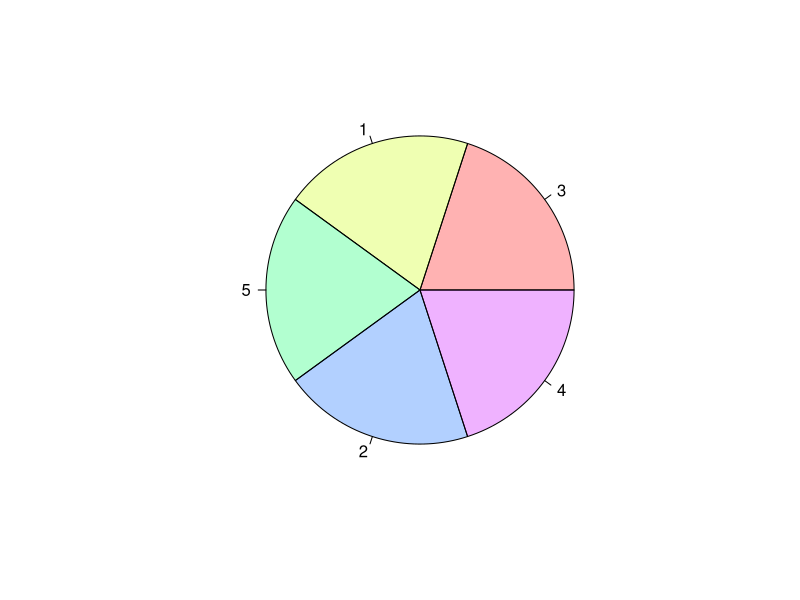
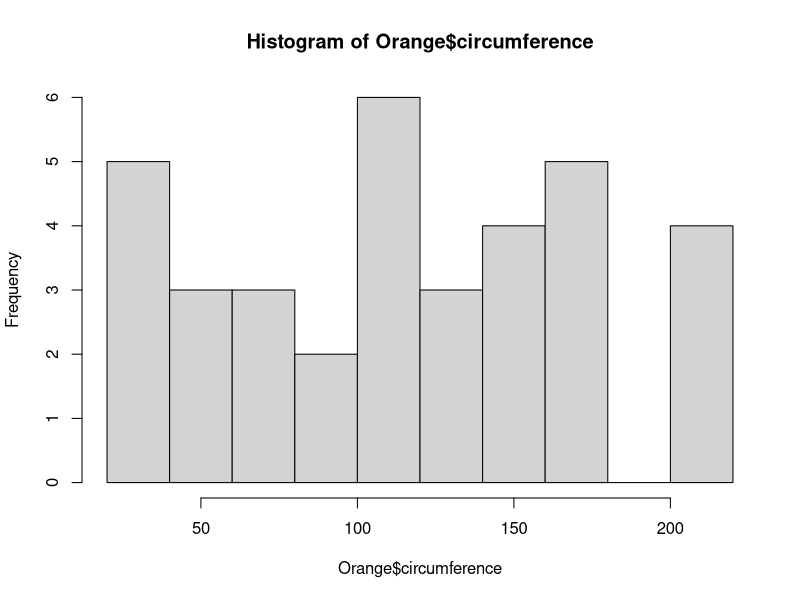

The R script that drew these images, in order:
# Task 1: read sample data
print(getwd())
data <- read.table("mydata.txt")
print(data)

# Task 5: read real dataset
dataset <- read.table("data_LW2.txt")
random_sel <- dataset[sample(nrow(dataset), 250, 0), ]
print(random_sel)
## Print some data
print(summary(random_sel))
print(var(random_sel$year))
print(var(random_sel$area))
print(var(random_sel$price))

# Task 4: load orange dataset
data("Orange")

print(str(Orange))
print(quantile(Orange$age, 0.5))
pie(table(Orange$Tree), col = rainbow(5, alpha = 0.3))
hist(Orange$circumference)